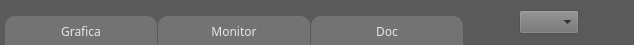
     <widget class="QFrame" name="frame">
      <property name="minimumSize">
       <size>
        <width>400</width>
        <height>45</height>
       </size>
      </property>
      <property name="maximumSize">
       <size>
        <width>16777215</width>
        <height>45</height>
       </size>
      </property>
      <property name="styleSheet">
       <string notr="true">background-color: rgb(90, 90, 90);</string>
      </property>
      <property name="frameShape">
       <enum>QFrame::NoFrame</enum>
      </property>
      <property name="frameShadow">
       <enum>QFrame::Raised</enum>
      </property>
      <layout class="QHBoxLayout" name="horizontalLayout_3">
       <property name="spacing">
        <number>0</number>
       </property>
       <property name="leftMargin">
        <number>0</number>
       </property>
       <property name="topMargin">
        <number>0</number>
       </property>
       <property name="rightMargin">
        <number>0</number>
       </property>
       <property name="bottomMargin">
        <number>0</number>
       </property>
       <item>
        <widget class="QFrame" name="frame_10">
         <property name="styleSheet">
          <string notr="true"/>
         </property>
         <property name="frameShape">
          <enum>QFrame::NoFrame</enum>
         </property>
         <property name="frameShadow">
          <enum>QFrame::Raised</enum>
         </property>
         <layout class="QHBoxLayout" name="horizontalLayout_5">
          <property name="spacing">
           <number>0</number>
          </property>
          <property name="leftMargin">
           <number>5</number>
          </property>
          <property name="topMargin">
           <number>0</number>
          </property>
          <property name="rightMargin">
           <number>0</number>
          </property>
          <property name="bottomMargin">
           <number>0</number>
          </property>
          <item>
           <widget class="QFrame" name="frame_15">
            <property name="styleSheet">
             <string notr="true"/>
            </property>
            <property name="frameShape">
             <enum>QFrame::NoFrame</enum>
            </property>
            <property name="frameShadow">
             <enum>QFrame::Raised</enum>
            </property>
            <layout class="QHBoxLayout" name="horizontalLayout_11">
             <property name="spacing">
              <number>1</number>
             </property>
             <property name="leftMargin">
              <number>0</number>
             </property>
             <property name="topMargin">
              <number>16</number>
             </property>
             <property name="rightMargin">
              <number>0</number>
             </property>
             <property name="bottomMargin">
              <number>0</number>
             </property>
             <item>
              <widget class="QPushButton" name="graph_tab">
               <property name="minimumSize">
                <size>
                 <width>152</width>
                 <height>30</height>
                </size>
               </property>
               <property name="maximumSize">
                <size>
                 <width>152</width>
                 <height>16777215</height>
                </size>
               </property>
               <property name="font">
                <font>
                 <family>Century Gothic</family>
                 <pointsize>9</pointsize>
                 <weight>50</weight>
                 <bold>false</bold>
                </font>
               </property>
               <property name="styleSheet">
                <string notr="true">QPushButton {
	color: rgb(230, 230, 230);
	border-top-left-radius: 10px;
	border-top-right-radius: 10px;
	background-color: rgb(115, 115, 115);
	border: 0px solid;
}
QPushButton:pressed {

	color: rgb(25, 25, 25);
	background-color: rgb(230, 230, 230);
	
}</string>
               </property>
               <property name="text">
                <string>Grafica</string>
               </property>
              </widget>
             </item>
             <item>
              <widget class="QPushButton" name="monitor_Button">
               <property name="minimumSize">
                <size>
                 <width>152</width>
                 <height>30</height>
                </size>
               </property>
               <property name="maximumSize">
                <size>
                 <width>152</width>
                 <height>16777215</height>
                </size>
               </property>
               <property name="font">
                <font>
                 <family>Century Gothic</family>
                 <pointsize>9</pointsize>
                 <weight>50</weight>
                 <bold>false</bold>
                </font>
               </property>
               <property name="styleSheet">
                <string notr="true">QPushButton {
	color: rgb(230, 230, 230);
	border-top-left-radius: 10px;
	border-top-right-radius: 10px;
	background-color: rgb(115, 115, 115);
	border: 0px solid;
}
QPushButton:pressed {

	color: rgb(25, 25, 25);
	background-color: rgb(230, 230, 230);
	
}</string>
               </property>
               <property name="text">
                <string>Monitor</string>
               </property>
              </widget>
             </item>
             <item>
              <widget class="QPushButton" name="doc_tab">
               <property name="minimumSize">
                <size>
                 <width>152</width>
                 <height>30</height>
                </size>
               </property>
               <property name="maximumSize">
                <size>
                 <width>152</width>
                 <height>16777215</height>
                </size>
               </property>
               <property name="font">
                <font>
                 <family>Century Gothic</family>
                 <pointsize>9</pointsize>
                 <weight>50</weight>
                 <bold>false</bold>
                </font>
               </property>
               <property name="styleSheet">
                <string notr="true">QPushButton {
	color: rgb(230, 230, 230);
	border-top-left-radius: 10px;
	border-top-right-radius: 10px;
	background-color: rgb(115, 115, 115);
	border: 0px solid;
}
QPushButton:pressed {

	color: rgb(25, 25, 25);
	background-color: rgb(230, 230, 230);
	
}</string>
               </property>
               <property name="text">
                <string>Doc</string>
               </property>
              </widget>
             </item>
             <item>
              <widget class="QFrame" name="frame_22">
               <property name="frameShape">
                <enum>QFrame::NoFrame</enum>
               </property>
               <property name="frameShadow">
                <enum>QFrame::Plain</enum>
               </property>
              </widget>
             </item>
            </layout>
           </widget>
          </item>
          <item>
           <widget class="QFrame" name="frame_6">
            <property name="minimumSize">
             <size>
              <width>125</width>
              <height>45</height>
             </size>
            </property>
            <property name="maximumSize">
             <size>
              <width>125</width>
              <height>45</height>
             </size>
            </property>
            <property name="frameShape">
             <enum>QFrame::NoFrame</enum>
            </property>
            <property name="frameShadow">
             <enum>QFrame::Raised</enum>
            </property>
            <layout class="QHBoxLayout" name="horizontalLayout_2">
             <property name="spacing">
              <number>0</number>
             </property>
             <property name="leftMargin">
              <number>0</number>
             </property>
             <property name="topMargin">
              <number>0</number>
             </property>
             <property name="rightMargin">
              <number>5</number>
             </property>
             <property name="bottomMargin">
              <number>0</number>
             </property>
             <item>
              <widget class="QFrame" name="frame_3">
               <property name="minimumSize">
                <size>
                 <width>45</width>
                 <height>0</height>
                </size>
               </property>
               <property name="maximumSize">
                <size>
                 <width>45</width>
                 <height>16777215</height>
                </size>
               </property>
               <property name="frameShape">
                <enum>QFrame::NoFrame</enum>
               </property>
               <property name="frameShadow">
                <enum>QFrame::Raised</enum>
               </property>
               <layout class="QVBoxLayout" name="verticalLayout_8">
                <property name="spacing">
                 <number>0</number>
                </property>
                <property name="leftMargin">
                 <number>0</number>
                </property>
                <property name="topMargin">
                 <number>0</number>
                </property>
                <property name="rightMargin">
                 <number>0</number>
                </property>
                <property name="bottomMargin">
                 <number>0</number>
                </property>
                <item>
                 <widget class="QPushButton" name="Play_Button">
                  <property name="minimumSize">
                   <size>
                    <width>0</width>
                    <height>30</height>
                   </size>
                  </property>
                  <property name="maximumSize">
                   <size>
                    <width>45</width>
                    <height>45</height>
                   </size>
                  </property>
                  <property name="font">
                   <font>
                    <family>Century Gothic</family>
                    <weight>50</weight>
                    <bold>false</bold>
                   </font>
                  </property>
                  <property name="cursor">
                   <cursorShape>PointingHandCursor</cursorShape>
                  </property>
                  <property name="styleSheet">
                   <string notr="true">QPushButton {
	border: none;
	background-color: rgb(90, 90, 90);
	
}



QPushButton:pressed {
	
	padding-top: 1px;
}

</string>
                  </property>
                  <property name="text">
                   <string/>
                  </property>
                  <property name="icon">
                   <iconset>
                    <normaloff>icons/boton-de-play.png</normaloff>icons/boton-de-play.png</iconset>
                  </property>
                 </widget>
                </item>
               </layout>
              </widget>
             </item>
             <item>
              <widget class="QFrame" name="frame_8">
               <property name="minimumSize">
                <size>
                 <width>60</width>
                 <height>0</height>
                </size>
               </property>
               <property name="maximumSize">
                <size>
                 <width>60</width>
                 <height>16777215</height>
                </size>
               </property>
               <property name="frameShape">
                <enum>QFrame::NoFrame</enum>
               </property>
               <property name="frameShadow">
                <enum>QFrame::Raised</enum>
               </property>
               <layout class="QHBoxLayout" name="horizontalLayout_6">
                <property name="spacing">
                 <number>0</number>
                </property>
                <property name="leftMargin">
                 <number>0</number>
                </property>
                <property name="topMargin">
                 <number>0</number>
                </property>
                <property name="rightMargin">
                 <number>0</number>
                </property>
                <property name="bottomMargin">
                 <number>0</number>
                </property>
                <item>
                 <widget class="QComboBox" name="Com_Selector">
                  <property name="minimumSize">
                   <size>
                    <width>0</width>
                    <height>0</height>
                   </size>
                  </property>
                  <property name="maximumSize">
                   <size>
                    <width>16777215</width>
                    <height>16777215</height>
                   </size>
                  </property>
                  <property name="font">
                   <font>
                    <family>Century Gothic</family>
                    <pointsize>8</pointsize>
                    <weight>50</weight>
                    <bold>false</bold>
                   </font>
                  </property>
                  <property name="styleSheet">
                   <string notr="true">background-color: rgb(115, 115, 115);</string>
                  </property>
                  <property name="maxVisibleItems">
                   <number>3</number>
                  </property>
                  <property name="frame">
                   <bool>true</bool>
                  </property>
                 </widget>
                </item>
               </layout>
              </widget>
             </item>
            </layout>
           </widget>
          </item>
          <item>
           <widget class="QFrame" name="frame_7">
            <property name="minimumSize">
             <size>
              <width>45</width>
              <height>0</height>
             </size>
            </property>
            <property name="maximumSize">
             <size>
              <width>35</width>
              <height>16777215</height>
             </size>
            </property>
            <property name="frameShape">
             <enum>QFrame::NoFrame</enum>
            </property>
            <property name="frameShadow">
             <enum>QFrame::Plain</enum>
            </property>
            <layout class="QHBoxLayout" name="horizontalLayout_9">
             <property name="spacing">
              <number>0</number>
             </property>
             <property name="leftMargin">
              <number>0</number>
             </property>
             <property name="topMargin">
              <number>0</number>
             </property>
             <property name="rightMargin">
              <number>0</number>
             </property>
             <property name="bottomMargin">
              <number>0</number>
             </property>
             <item>
              <widget class="QPushButton" name="Home_Button">
               <property name="minimumSize">
                <size>
                 <width>45</width>
                 <height>45</height>
                </size>
               </property>
               <property name="maximumSize">
                <size>
                 <width>45</width>
                 <height>45</height>
                </size>
               </property>
               <property name="font">
                <font>
                 <family>Century Gothic</family>
                 <weight>75</weight>
                 <bold>true</bold>
                </font>
               </property>
               <property name="cursor">
                <cursorShape>PointingHandCursor</cursorShape>
               </property>
               <property name="styleSheet">
                <string notr="true">QPushButton {
	background-color: rgb(90, 90, 90);
	color: rgb(216, 216, 216);
	border: 0px solid;
}

QPushButton:hover {
	
	background-color: rgb(115, 115, 115);
}

QPushButton:pressed {
	
	background-color: rgb(136, 136, 136);
	padding-top: 1px;
   

}

</string>
               </property>
               <property name="text">
                <string/>
               </property>
               <property name="icon">
                <iconset>
                 <normaloff>icons/cil-home.png</normaloff>icons/cil-home.png</iconset>
               </property>
               <property name="iconSize">
                <size>
                 <width>24</width>
                 <height>24</height>
                </size>
               </property>
              </widget>
             </item>
            </layout>
           </widget>
          </item>
         </layout>
        </widget>
       </item>
      </layout>
     </widget>
